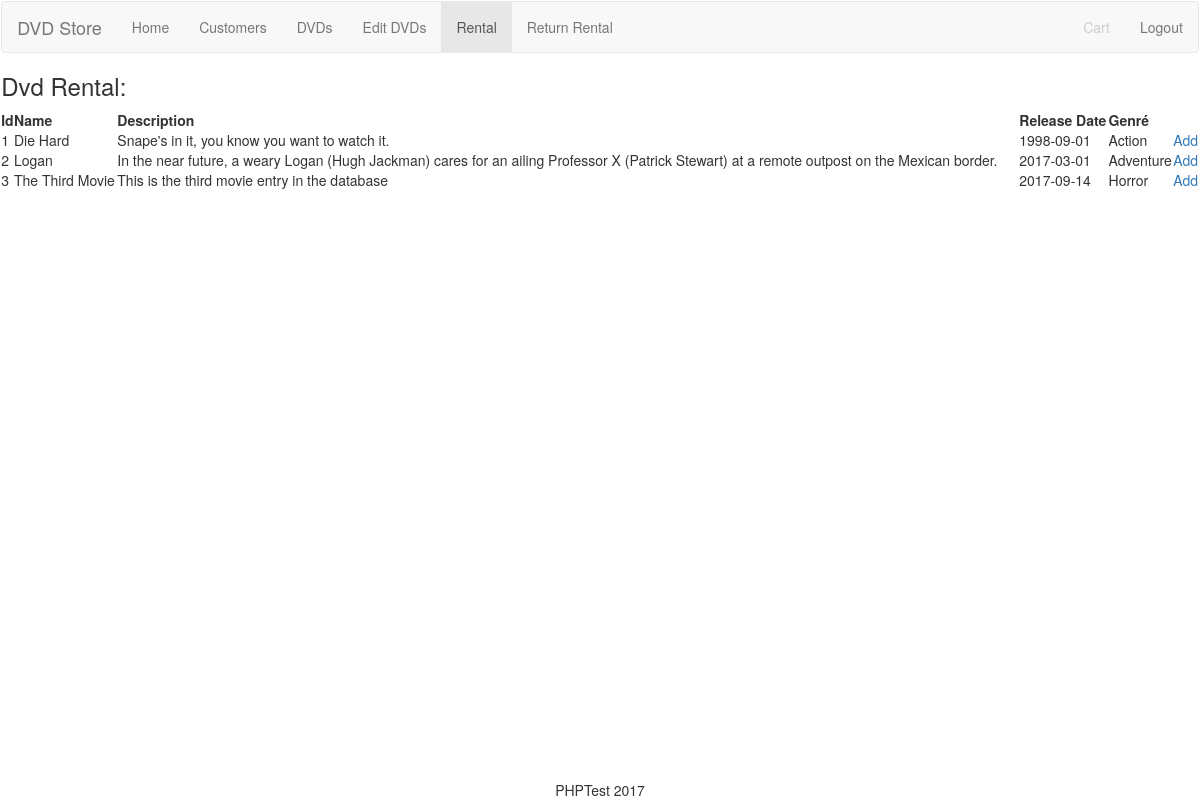
Before: /rental (signed in) with the older database file.
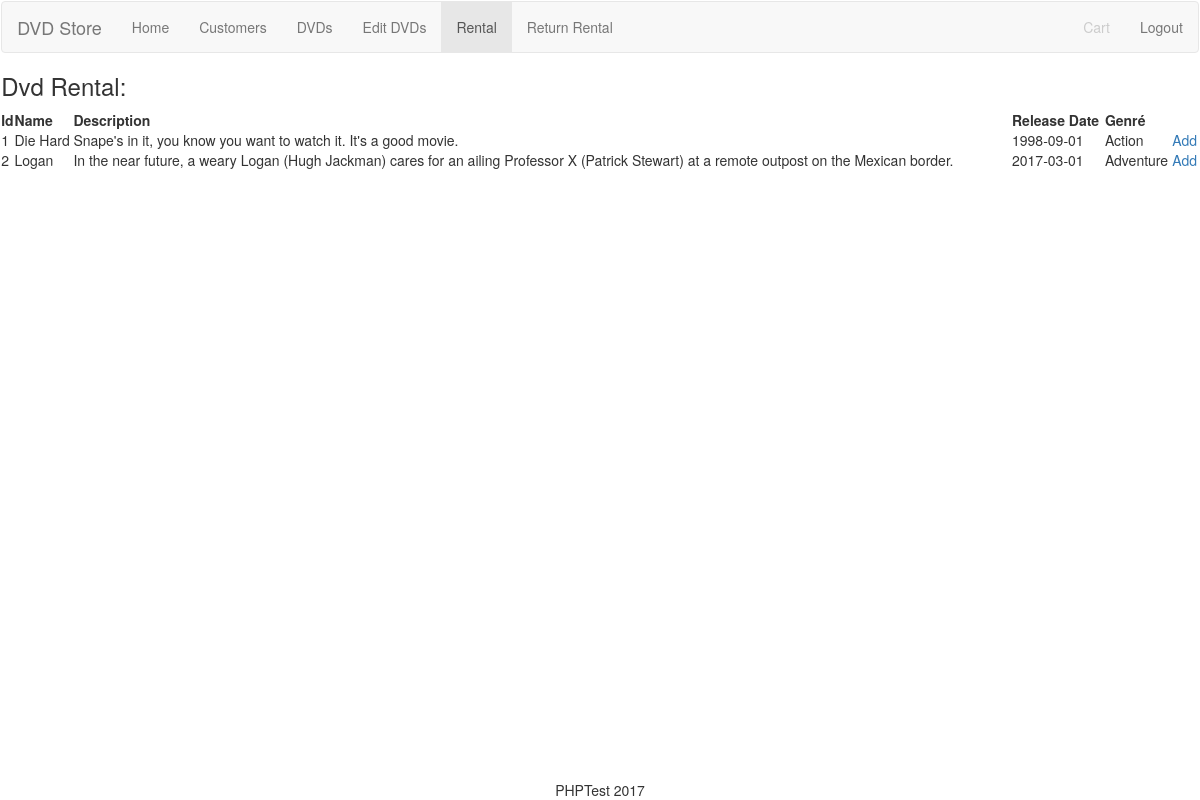
After: the same page with the newer database file.
### tables this page shows
CREATE TABLE `dvd` (
  `id`           int(11)      NOT NULL,
  `name`         varchar(50)  NOT NULL,
  `description`  varchar(255) NOT NULL,
  `release_date` date         NOT NULL,
  `category_id`  INT(11)      NOT NULL,
  `isdeleted`    TINYINT(4)   NOT NULL DEFAULT '0'
);

CREATE TABLE `category` (
  `id` int(11) NOT NULL,
  `category_name` varchar(255) NOT NULL
);

### dbConnect.php (called while the page is built, shortened)
<?php
class dbConnect
{
    private $host, $user, $password, $database, $conn;
    public function __construct($host = "127.0.0.1", $user = "root", $password = "", $database = "dvd_shop")
    {
        $this->host = $host;
        $this->user = $user;
        $this->password = $password;
        $this->database = $database;
        $this->conn = mysqli_connect($this->host, $this->user, $this->password, $this->database);
    }
    public function fetch($query, $where =[], $condition = ' AND ')
    {
        if($where) {
            $query .= ' WHERE ';
            $query .= implode($condition, $where);
        }
        $sql = $this->conn->query($query);
        $result = array();
        while ($row = mysqli_fetch_assoc($sql)) {
            array_push($result, $row);
        }
        return $result;
    }
}

### dvd.php (called while the page is built, shortened)
<?php
class dvdShort
{
    protected $id, $name;
    public function __construct($id, $name)
    {
        $this->id = $id;
        $this->name = $name;
    }
    public function getId()
    {
        return $this->id;
    }
    public function getName()
    {
        return $this->name;
    }
}
class dvd extends dvdShort implements JsonSerializable
{
    private $description, $releaseDate, $category_id, $category_name, $count;
    public function __construct($id, $name, $description, $releaseDate, $category_id, $category_name = false, $count = 0)
    {
        $this->description = $description;
        $this->releaseDate = $releaseDate;
        $this->category_name = $category_name;
    }
    public function getDescription()
    {
        return $this->description;
    }
    public function getReleaseDate()
    {
        return $this->releaseDate;
    }
    public function getCategoryName()
    {
        return $this->category_name;
    }
}

### functionsDvd.php (the view, shortened to what this page needs)
<?php
function getDvd()
{
    $dbConnect = new dbConnect();
    $dvd = array();
    $resultsDvds = $dbConnect->fetch("
        SELECT dvd.id, dvd.name, dvd.description,dvd.release_date, dvd.category_id, category.category_name
        FROM dvd
        INNER JOIN category ON category.id = dvd.category_id", ["isdeleted = 0"]);
    foreach ($resultsDvds as $key => $resultDvd) {
        array_push($dvd, new dvd($resultDvd['id'], $resultDvd['name'], $resultDvd['description'],
            $resultDvd['release_date'], $resultDvd['category_id'], $resultDvd['category_name']));
    }
    return $dvd;
}
function dvdTableStart(){
    ?>
<table>
    <tr>
        <th>Id</th>
        <th>Name</th>
        <th>Description</th>
        <th>Release Date</th>
        <th>Genré</th>
        <th>&nbsp;</th>
    </tr>
    <?php
}
    ?>
    <?php
function customerDvdRentalRow($dvdArray, $inOrder = false)
{
    echo "<tr>
            <td>" . htmlspecialchars($dvdArray->getId()) . "</td>" . "
            <td>" . htmlspecialchars($dvdArray->getName()) . "</td>" . "
            <td>" . htmlspecialchars($dvdArray->getDescription()) . "</td>" . "
            <td>" . htmlspecialchars($dvdArray->getReleaseDate()) . "</td>" . "
            <td>" . htmlspecialchars($dvdArray->getCategoryName()) . "</td>";
    if (!$inOrder) {
        echo "<td>
                <a href='?id=" . htmlspecialchars($dvdArray->getId()) . "&add=TRUE'>Add</a>
              </td>";
    } else {
        echo "<td>
                <a href='?id=" . htmlspecialchars($dvdArray->getId()) . "&remove=TRUE'>Remove</a>
             </td>";
    }
    echo "</tr>";
}
function dvdTableEnd(){
    ?>
</table>
    <?php
}

### customerRental.php (shortened to what this page needs)
<?php
include_once('functionsDvd.php');
echo "<h3> Dvd Rental: </h3>";
$dvdList = getDvd();
dvdTableStart();
foreach ($dvdList as $value) {
    customerDvdRentalRow($value);
}
dvdTableEnd();

Changed rows visible on the page:
no longer on this page (row edited): dvd: id "3", name "The Third Movie", description "This is the third movie entry in the database", release_date "2017-09-14", category.category_name "Horror"
changed dvd "Die Hard": description "Snape's in it, you know you want to watch it." → "Snape's in it, you know you want to watch it. It's a good movie."
